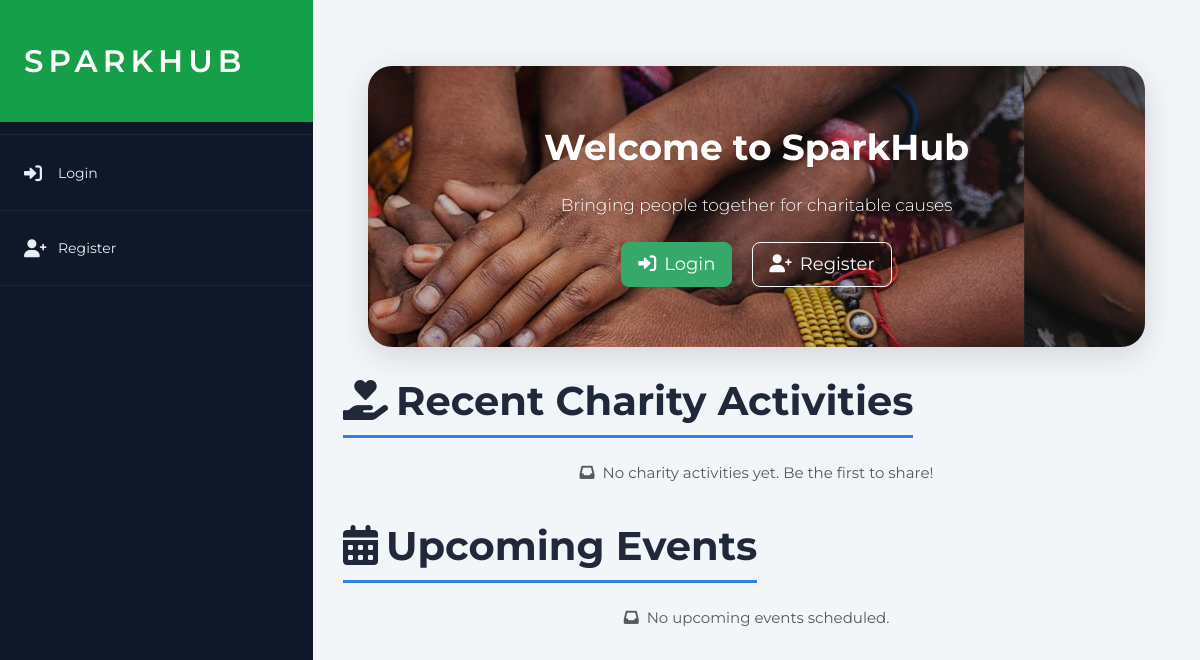
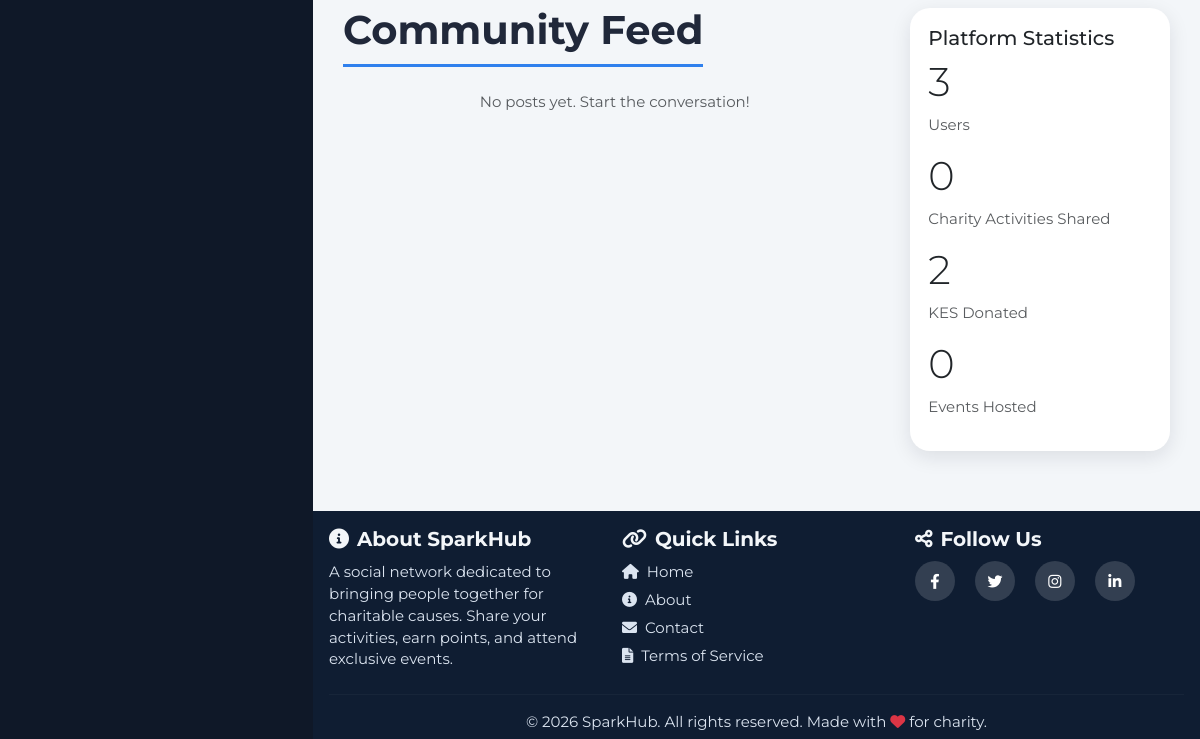
/, run on an earlier commit of the app's database (2 pictures, top to bottom).
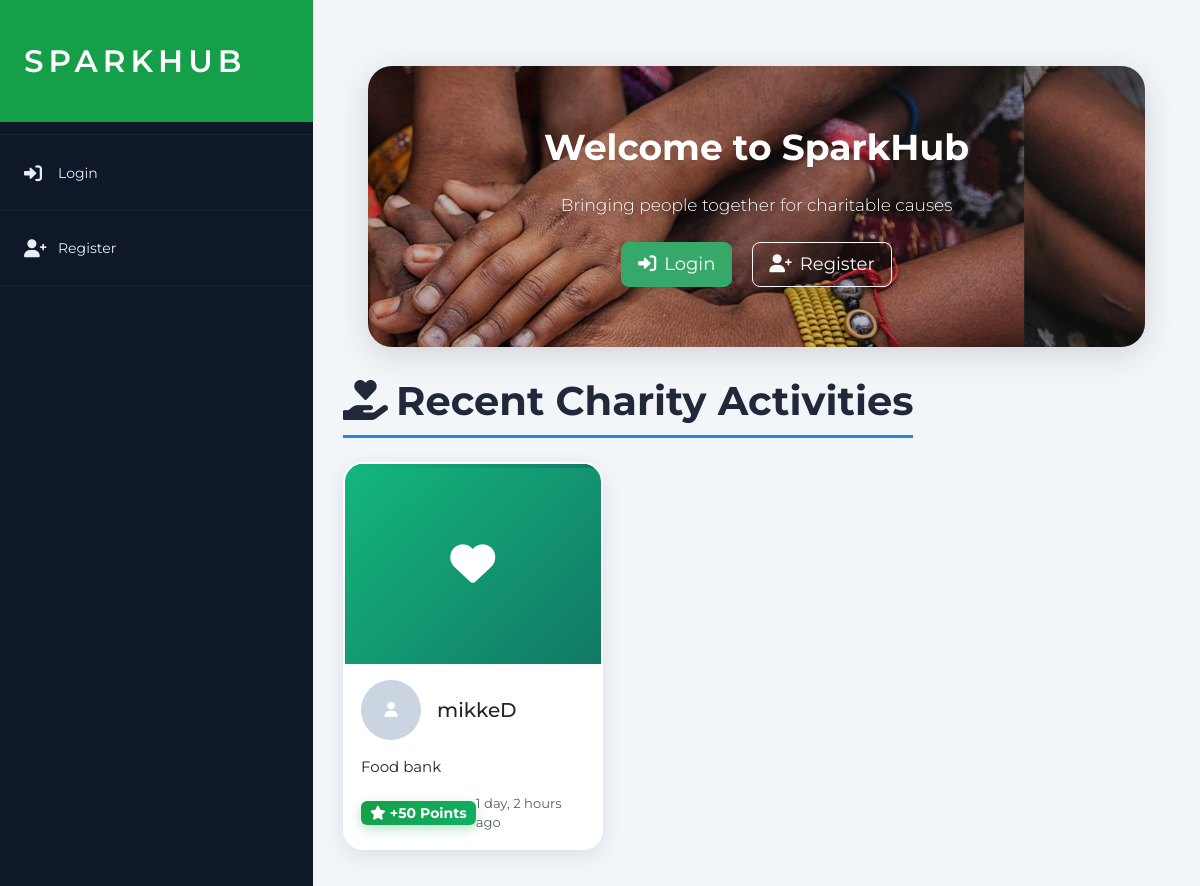
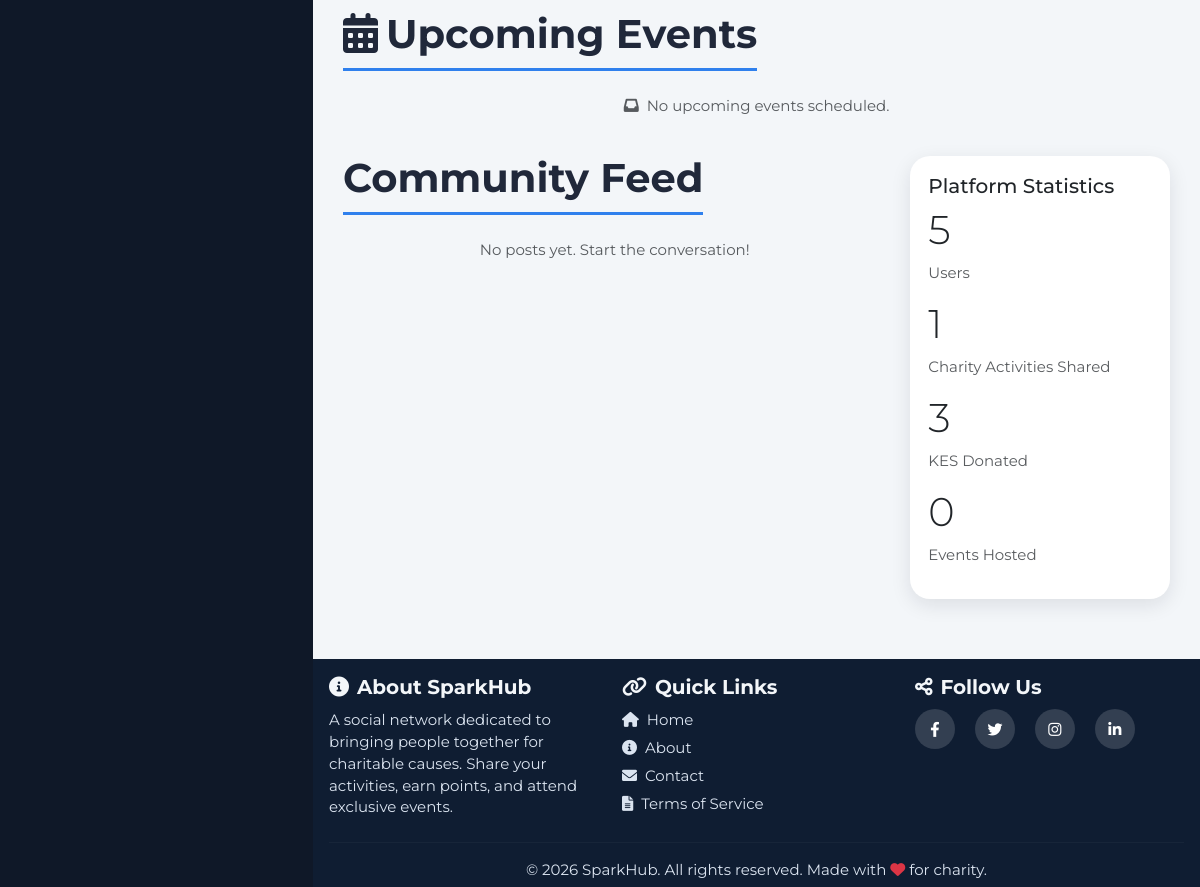
And on a later commit of the database (2 pictures, top to bottom).
### sparkhudapp/models.py (models this page shows, shortened)
class CharityActivity(models.Model):
    user = models.ForeignKey(User, on_delete=models.CASCADE)
    description = models.TextField()
    date_posted = models.DateTimeField(auto_now_add=True)
    points_earned = models.IntegerField(default=50)
    image = models.ImageField(upload_to='activity_images/', blank=True, null=True)

### sparkhudapp/views.py (the view)
# urls.py: 2. Add a URL to urlpatterns:  path('', views.home, name='home')
@ensure_csrf_cookie
def home(request):
    comments = Comment.objects.select_related('user').order_by('created_at')
    recent_activities = CharityActivity.objects.all().order_by('-date_posted')[:10]
    upcoming_events = Event.objects.filter(event_date__gte=timezone.now()).order_by('event_date')[:5]
    recent_posts = Post.objects.prefetch_related(Prefetch('comments', queryset=comments, to_attr='visible_comments')).order_by('-created_at')[:10]
    add_post_permissions(recent_posts, request.user)
    total_users = UserProfile.objects.count()
    total_activities = CharityActivity.objects.count()
    total_donations = Donation.objects.aggregate(total=Sum('amount_kes'))['total'] or 0
    total_events = Event.objects.count()
    context = {
        'recent_activities': recent_activities,
        'upcoming_events': upcoming_events,
        'recent_posts': recent_posts,
        'total_users': total_users,
        'total_activities': total_activities,
        'total_donations': total_donations,
        'total_events': total_events,
    }
    return render(request, 'home.html', context)

### sparkhudapp/templates/home.html (shortened to what this page needs)
{% extends 'base.html' %}
{% load static %}
{% load sparkhub_extras %}
{% block content %}
<div class="hero-section" style="background-image: url('{% static 'images/hands.jpg' %}');">
    <div class="text-center">
        <h1 class="display-4 mb-4">Welcome to SparkHub</h1>
        <p class="lead mb-4">Bringing people together for charitable causes</p>
        <div>
            {% if user.is_authenticated %}
                <a href="{% url 'post_activity' %}" class="btn btn-light btn-lg me-3"><i class="fas fa-share me-2"></i>Share Your Charity Activity</a>
                <a href="{% url 'events' %}" class="btn btn-outline-light btn-lg"><i class="fas fa-calendar me-2"></i>View Upcoming Events</a>
            {% else %}
                <a href="{% url 'login' %}" class="btn btn-light btn-lg me-3"><i class="fas fa-sign-in-alt me-2"></i>Login</a>
                <a href="{% url 'register' %}" class="btn btn-outline-light btn-lg"><i class="fas fa-user-plus me-2"></i>Register</a>
            {% endif %}
        </div>
    </div>
</div>
<div>
    <div class="row mb-4">
        <div class="col-md-12">
            <h2 class="mb-4"><i class="fas fa-hand-holding-heart me-2"></i>Recent Charity Activities</h2>
            <div class="row">
                {% for activity in recent_activities %}
                <div class="col-md-4 mb-4">
                    <div class="card activity-card h-100">
                        {% if activity.image %}
                            <img src="{{ activity.image.url }}" class="card-img-top" alt="Activity image" style="height: 200px; object-fit: cover;">
                        {% else %}
                            <div style="height: 200px; background: linear-gradient(135deg, #14b67d 0%, #117965 100%); display: flex; align-items: center; justify-content: center; color: white;">
                                <i class="fas fa-heart fa-3x"></i>
                            </div>
                        {% endif %}
                        <div class="card-body">
                            <div class="d-flex align-items-center mb-3">
                                {% if activity.user.userprofile.profile_picture %}
                                    <img src="{{ activity.user.userprofile.profile_picture.url }}" class="feed-avatar me-3" alt="{{ activity.user.username }}">
                                {% else %}
                                    <div class="avatar-circle me-3"><i class="fas fa-user"></i></div>
                                {% endif %}
                                <h5 class="card-title mb-0">{{ activity.user.username }}</h5>
                            </div>
                            <p class="card-text">{{ activity.description|truncatewords:20 }}</p>
                            <div class="d-flex justify-content-between align-items-center">
                                <span class="badge bg-success"><i class="fas fa-star me-1"></i>+{{ activity.points_earned }} Points</span>
                                <small class="text-muted">{{ activity.date_posted|timesince }} ago</small>
                            </div>
                        </div>
                    </div>
                </div>
                {% empty %}
                <div class="col-12">
                    <p class="text-center text-muted"><i class="fas fa-inbox me-2"></i>No charity activities yet. Be the first to share!</p>
                </div>
                {% endfor %}
            </div>
        </div>
    </div>
    <div class="row mb-4">
        <div class="col-md-12">
            <h2 class="mb-4"><i class="fas fa-calendar-alt me-2"></i>Upcoming Events</h2>
            <div class="row">
                {% for event in upcoming_events %}
                <div class="col-md-4 mb-4">
                    <div class="card event-card h-100">
                        {% if event.image %}
                            <img src="{{ event.image.url }}" class="card-img-top" alt="Event image" style="height: 200px; object-fit: cover;">
                        {% else %}
                            <div style="height: 200px; background: linear-gradient(135deg, #2f80ed 0%, #1e5fcf 100%); display: flex; align-items: center; justify-content: center; color: white;">
                                <i class="fas fa-calendar fa-3x"></i>
                            </div>
                        {% endif %}
                        <div class="card-body">
                            <h5 class="card-title">{{ event.title }}</h5>
                            <p class="card-text">{{ event.description|truncatewords:15 }}</p>
                            <div class="d-flex justify-content-between align-items-center mb-3 flex-wrap gap-2">
                                <span><i class="fas fa-calendar me-2"></i>{{ event.event_date|date:"M d, Y" }}</span>
                                <span><i class="fas fa-map-marker-alt me-2"></i>{{ event.location }}</span>
                            </div>
                            <div class="d-flex justify-content-between align-items-center flex-wrap gap-2">
                                <span class="badge bg-info"><i class="fas fa-coins me-1"></i>Required: {{ event.required_points }} Points</span>
                                {% if user.is_authenticated %}
                                    {% if event|user_can_register:user %}
                                        <a href="{% url 'register_event' event.id %}" class="btn btn-primary btn-sm"><i class="fas fa-check me-1"></i>Register</a>
                                    {% else %}
                                        <a href="{% url 'event_detail' event.id %}" class="btn btn-outline-primary btn-sm"><i class="fas fa-info-circle me-1"></i>Details</a>
                                    {% endif %}
                                {% else %}
                                    <a href="{% url 'register' %}" class="btn btn-outline-primary btn-sm"><i class="fas fa-user-plus me-1"></i>Register</a>
                                {% endif %}
                            </div>
                        </div>
                    </div>
                </div>
                {% empty %}
                <div class="col-12">
                    <p class="text-center text-muted"><i class="fas fa-inbox me-2"></i>No upcoming events scheduled.</p>
                </div>
                {% endfor %}
            </div>
        </div>
    </div>
    <div class="row">
        <div class="col-md-8">
            <h2 class="mb-4">Community Feed</h2>
            <div class="row">
                {% for post in recent_posts %}
                <div class="col-md-6 mb-4">
                    <div class="card post-card h-100">
                        <div class="card-body">
                            <div class="d-flex align-items-start justify-content-between gap-2 mb-2">
                                <h6 class="card-subtitle mb-0 text-muted"><a href="{% url 'user_profile' post.user.username %}">{{ post.user.username }}</a></h6>
                                {% if post.can_edit or post.can_delete %}
                                    <div class="post-actions">
                                        {% if post.can_edit %}
                                            <a href="{% url 'edit_post' post.id %}" class="btn btn-sm btn-outline-secondary" title="Edit post">
                                                <i class="fas fa-pen"></i>
                                            </a>
                                        {% endif %}
                                        {% if post.can_delete %}
                                            <a href="{% url 'delete_post' post.id %}" class="btn btn-sm btn-outline-danger" title="Delete post">
                                                <i class="fas fa-trash"></i>
                                            </a>
                                        {% endif %}
                                    </div>
                                {% endif %}
                            </div>
                            <p class="card-text">{{ post.content|truncatewords:25 }}</p>
                            <div class="d-flex justify-content-between align-items-center mt-3">
                                <div>
                                    <button class="btn btn-sm btn-outline-primary like-btn" data-post-id="{{ post.id }}">
                                        <i class="fas fa-heart{% if user.is_authenticated and user|has_liked_post:post.id %} text-danger{% endif %}"></i>
                                        <span class="ms-2">{{ post.likes.count }}</span>
                                    </button>
                                    <button class="btn btn-sm btn-outline-secondary comment-btn" data-post-id="{{ post.id }}">
                                        <i class="fas fa-comment me-1"></i>
                                        <span class="ms-2">{{ post.comments.count }}</span>
                                    </button>
                                </div>
                                <small class="text-muted">{{ post.created_at|timesince }} ago</small>
                            </div>
                            <div class="comments-panel mt-3 d-none" id="comments-{{ post.id }}">
                                <div class="comments-list">
                                    {% for comment in post.visible_comments %}
                                        <div class="comment-item">
                                            <div class="comment-avatar"><i class="fas fa-user"></i></div>
                                            <div class="comment-body">
                                                <div class="comment-meta">
                                                    <strong>{{ comment.user.username }}</strong>
                                                    <span>{{ comment.created_at|timesince }} ago</span>
                                                </div>
                                                <p>{{ comment.content }}</p>
                                            </div>
                                        </div>
                                    {% empty %}
                                        <p class="comments-empty mb-0">No comments yet.</p>
                                    {% endfor %}
                                </div>
                                {% if user.is_authenticated %}
                                    <form class="comment-form mt-3" data-post-id="{{ post.id }}">
                                        <input type="text" class="form-control form-control-sm" name="content" placeholder="Add a comment..." autocomplete="off">
                                        <button class="btn btn-primary btn-sm" type="submit">Post</button>
                                    </form>
                                {% else %}
                                    <div class="comments-login mt-3">
                                        <a href="{% url 'login' %}">Login</a> or <a href="{% url 'register' %}">register</a> to comment.
                                    </div>
                                {% endif %}
                            </div>
                        </div>
                    </div>
                </div>
                {% empty %}
                <div class="col-12">
                    <p class="text-center text-muted">No posts yet. Start the conversation!</p>
                </div>
                {% endfor %}
            </div>
        </div>
        <div class="col-md-4">
            <div class="card stats-card h-100">
                <div class="card-body">
                    <h5 class="card-title">Platform Statistics</h5>
                    <div class="mb-3">
                        <h3 class="display-6">{{ total_users }}</h3>
                        <p class="text-muted">Users</p>
                    </div>
                    <div class="mb-3">
                        <h3 class="display-6">{{ total_activities }}</h3>
                        <p class="text-muted">Charity Activities Shared</p>
                    </div>
                    <div class="mb-3">
                        <h3 class="display-6">{{ total_donations|floatformat:0 }}</h3>
                        <p class="text-muted">KES Donated</p>
                    </div>
                    <div class="mb-3">
                        <h3 class="display-6">{{ total_events }}</h3>
                        <p class="text-muted">Events Hosted</p>
                    </div>
                </div>
            </div>
        </div>
    </div>
</div>
{% endblock %}

What changed in the data, as far as the page shows it:
added CharityActivity: user.username "mikkeD", description "Food bank", points_earned "50", date_posted "1 day, 2 hours"
Also different on the page:
{{ total_users }}: "3" → "5"
{{ total_activities }}: "0" → "1"
{{ total_donations|floatformat:0 }}: "2" → "3"
text no longer shown: "No charity activities yet. Be the first to share!"
